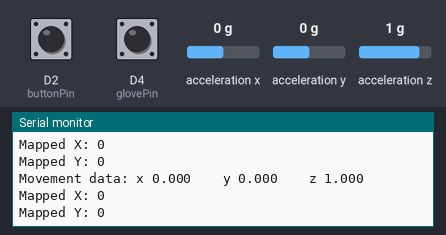
Bench run of a sketch on a simulated Arduino Uno R4 WiFi. Parts: the last lines printed to the serial monitor. The inputs (shaded band) are chosen by the test bench; at power-on: acceleration x 0 g, D2 (buttonPin) HIGH, D4 (glovePin) HIGH, acceleration y 0 g, acceleration z 1 g. USB keyboard and mouse output is not drawn.

Above: at 1.2 s.
1.3 s: acceleration x set to -1.4 g
At 2.4 s:
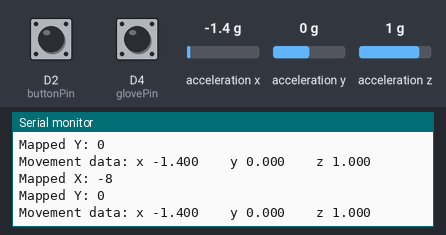
2.8 s: D2 (buttonPin) pulled LOW for 0.15 s
4.4 s: D4 (glovePin) pulled LOW for 0.15 s
6.0 s: acceleration y set to -1.4 g
At 6.8 s:
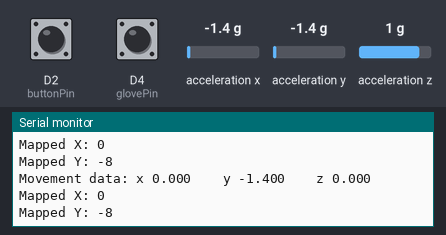

The sketch:

Gyroscope.ino
```cpp
#include "Modulino.h"
#include "Mouse.h"

ModulinoMovement movement;

float x;
float y;
float z;

float prevX = 0, prevY = 0, prevZ = 0;
float pinchThreshold = 0.8;
unsigned long lastPinchTime = 0;
unsigned long pinchDelay = 500;

int mapX;
int mapY;

// Calibration button variables
const int buttonPin = 2;
int buttonState = HIGH;
int lastButtonState = HIGH;
unsigned long lastDebounceTime = 0;
const unsigned long debounceDelay = 50; // Debounce delay in milliseconds

float xOffset = 0, yOffset = 0, zOffset = 0; // Calibration offsets

// Second button (glove button) variables
const int glovePin = 4;
int secondButtonState = HIGH;
int lastSecondButtonState = HIGH;
unsigned long lastSecondDebounceTime = 0;
const unsigned long secondDebounceDelay = 50;

void setup() {
  Serial.begin(9600);
  Modulino.begin();
  movement.begin();
  Mouse.begin();

  pinMode(buttonPin, INPUT_PULLUP);
  pinMode(glovePin, INPUT_PULLUP);
}

void loop() {
  movement.update();

  int reading = digitalRead(buttonPin);

  if (reading != lastButtonState) {
    lastDebounceTime = millis(); // Reset the debouncing timer
  }

  if ((millis() - lastDebounceTime) > debounceDelay) {
    if (reading != buttonState) {
      buttonState = reading;

      if (buttonState == LOW) {
        Serial.println("Calibration Button pressed");
        calibrateSensor();
      }
    }
  }

  lastButtonState = reading;

  // Handle Second Button (Glove Button) with Debouncing
  int secondReading = digitalRead(glovePin);

  if (secondReading != lastSecondButtonState) {
    lastSecondDebounceTime = millis(); // Reset the debouncing timer
  }

  if ((millis() - lastSecondDebounceTime) > secondDebounceDelay) {
    if (secondReading != secondButtonState) {
      secondButtonState = secondReading;

      if (secondButtonState == LOW) {
        Serial.println("Second Button pressed");
        Mouse.click(MOUSE_LEFT);
      }
    }
  }

  lastSecondButtonState = secondReading;

  // Read and Apply Movement Data
  x = movement.getX() - xOffset;
  y = movement.getY() - yOffset;
  z = movement.getZ() - zOffset;

  mapX = int(x * 6);
  mapY = int(y * 6);

  if (abs(mapX) > 1 || abs(mapY) > 1) {
    Mouse.move(-mapY, mapX, 0);
  }

  checkForPinch();

  // Update previous values
  prevX = x;
  prevY = y;
  prevZ = z;

  // Debugging Information
  Serial.print("Movement data: ");
  Serial.print("x ");
  Serial.print(x, 3);
  Serial.print("    y ");
  Serial.print(y, 3);
  Serial.print("    z ");
  Serial.println(z, 3);

  Serial.print("Mapped X: ");
  Serial.println(mapX);
  Serial.print("Mapped Y: ");
  Serial.println(mapY);

  delay(10);
}
```

calibrate.ino
```cpp
void calibrateSensor() {
  // Capture the current sensor readings as the neutral position
  movement.update();
  xOffset = movement.getX();
  yOffset = movement.getY();
  zOffset = movement.getZ();

  Serial.println("Calibration complete.");
  Serial.print("xOffset: ");
  Serial.println(xOffset, 3);
  Serial.print("yOffset: ");
  Serial.println(yOffset, 3);
  Serial.print("zOffset: ");
  Serial.println(zOffset, 3);
}
```

pinch.ino
```cpp
void checkForPinch(){
    // Check for pinch motion by detecting a sudden acceleration spike
  if ((abs(x - prevX) > pinchThreshold || abs(y - prevY) > pinchThreshold || abs(z - prevZ) > pinchThreshold) &&
      (millis() - lastPinchTime > pinchDelay)) {
    // Register a pinch action if detected
    Serial.println("Pinch detected!");
    lastPinchTime = millis();  // Reset debounce timer
    Mouse.click(MOUSE_LEFT);
  }
}
```

Measured:
- after the input at 1.3 s, the serial monitor: prints a new line at once (image 1)
- after the input at 6.0 s, the serial monitor: prints a new line at once (image 2)
